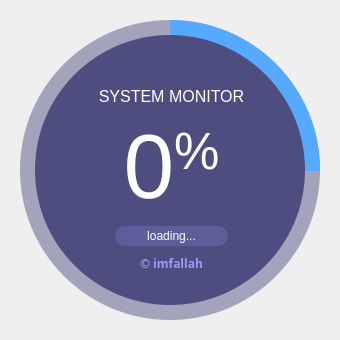
<?xml version="1.0" encoding="UTF-8"?>
<ui version="4.0">
 <class>SplashScreen</class>
 <widget class="QMainWindow" name="SplashScreen">
  <property name="geometry">
   <rect>
    <x>0</x>
    <y>0</y>
    <width>340</width>
    <height>340</height>
   </rect>
  </property>
  <property name="windowTitle">
   <string>MainWindow</string>
  </property>
  <widget class="QWidget" name="centralwidget">
   <widget class="QFrame" name="circularProgressBarBase">
    <property name="geometry">
     <rect>
      <x>10</x>
      <y>10</y>
      <width>320</width>
      <height>320</height>
     </rect>
    </property>
    <property name="frameShape">
     <enum>QFrame::NoFrame</enum>
    </property>
    <property name="frameShadow">
     <enum>QFrame::Raised</enum>
    </property>
    <widget class="QFrame" name="circularProgress">
     <property name="geometry">
      <rect>
       <x>10</x>
       <y>10</y>
       <width>300</width>
       <height>300</height>
      </rect>
     </property>
     <property name="styleSheet">
      <string notr="true">QFrame{
	border-radius: 150px;
	background-color: qconicalgradient(cx:0.5, cy:0.5, angle:90, stop:0.749 rgba(255, 0, 127, 0), stop:0.750 rgba(85, 170, 255, 255));
}</string>
     </property>
     <property name="frameShape">
      <enum>QFrame::NoFrame</enum>
     </property>
     <property name="frameShadow">
      <enum>QFrame::Raised</enum>
     </property>
    </widget>
    <widget class="QFrame" name="circularBg">
     <property name="geometry">
      <rect>
       <x>10</x>
       <y>10</y>
       <width>300</width>
       <height>300</height>
      </rect>
     </property>
     <property name="styleSheet">
      <string notr="true">QFrame{
	border-radius: 150px;
	background-color: rgba(77, 77, 127, 120);
}</string>
     </property>
     <property name="frameShape">
      <enum>QFrame::NoFrame</enum>
     </property>
     <property name="frameShadow">
      <enum>QFrame::Raised</enum>
     </property>
    </widget>
    <widget class="QFrame" name="container">
     <property name="geometry">
      <rect>
       <x>25</x>
       <y>25</y>
       <width>270</width>
       <height>270</height>
      </rect>
     </property>
     <property name="styleSheet">
      <string notr="true">QFrame{
	border-radius: 135px;
	background-color: rgb(77, 77, 127);
}</string>
     </property>
     <property name="frameShape">
      <enum>QFrame::NoFrame</enum>
     </property>
     <property name="frameShadow">
      <enum>QFrame::Raised</enum>
     </property>
     <widget class="QWidget" name="layoutWidget">
      <property name="geometry">
       <rect>
        <x>40</x>
        <y>50</y>
        <width>193</width>
        <height>191</height>
       </rect>
      </property>
      <layout class="QGridLayout" name="gridLayout">
       <item row="0" column="0">
        <widget class="QLabel" name="labelTitle">
         <property name="font">
          <font>
           <family>Helvetica Neue</family>
           <pointsize>12</pointsize>
          </font>
         </property>
         <property name="styleSheet">
          <string notr="true">background-color: none;
color: #FFFFFF</string>
         </property>
         <property name="text">
          <string>&lt;html&gt;&lt;head/&gt;&lt;body&gt;&lt;p&gt;SYSTEM MONITOR&lt;/p&gt;&lt;/body&gt;&lt;/html&gt;</string>
         </property>
         <property name="alignment">
          <set>Qt::AlignCenter</set>
         </property>
        </widget>
       </item>
       <item row="1" column="0">
        <widget class="QLabel" name="labelPercentage">
         <property name="font">
          <font>
           <family>Helvetica Neue</family>
           <pointsize>68</pointsize>
          </font>
         </property>
         <property name="styleSheet">
          <string notr="true">background-color: none;
color: #FFFFFF</string>
         </property>
         <property name="text">
          <string>&lt;p&gt;&lt;span style=&quot; font-size:68pt;&quot;&gt;0&lt;/span&gt;&lt;span style=&quot; font-size:58pt; vertical-align:super;&quot;&gt;%&lt;/span&gt;&lt;/p&gt;</string>
         </property>
         <property name="alignment">
          <set>Qt::AlignCenter</set>
         </property>
        </widget>
       </item>
       <item row="2" column="0">
        <widget class="QLabel" name="labelLoadingInfo">
         <property name="minimumSize">
          <size>
           <width>0</width>
           <height>20</height>
          </size>
         </property>
         <property name="maximumSize">
          <size>
           <width>16777215</width>
           <height>20</height>
          </size>
         </property>
         <property name="font">
          <font>
           <family>Helvetica Neue</family>
           <pointsize>9</pointsize>
          </font>
         </property>
         <property name="styleSheet">
          <string notr="true">QLabel{
	border-radius: 10px;	
	background-color: rgb(93, 93, 154);
	color: #FFFFFF;
	margin-left: 40px;
	margin-right: 40px;
}</string>
         </property>
         <property name="frameShape">
          <enum>QFrame::NoFrame</enum>
         </property>
         <property name="text">
          <string>loading...</string>
         </property>
         <property name="alignment">
          <set>Qt::AlignCenter</set>
         </property>
        </widget>
       </item>
       <item row="3" column="0">
        <widget class="QLabel" name="labelCredits">
         <property name="font">
          <font>
           <family>Segoe UI Black</family>
           <pointsize>-1</pointsize>
           <bold>true</bold>
          </font>
         </property>
         <property name="styleSheet">
          <string notr="true">background-color: none;
color: rgb(155, 155, 255);
font-size: 12px;</string>
         </property>
         <property name="text">
          <string>&lt;html&gt;&lt;head/&gt;&lt;body&gt;&lt;p&gt;© imfallah&lt;/p&gt;&lt;/body&gt;&lt;/html&gt;</string>
         </property>
         <property name="alignment">
          <set>Qt::AlignCenter</set>
         </property>
        </widget>
       </item>
      </layout>
     </widget>
    </widget>
    <zorder>circularBg</zorder>
    <zorder>circularProgress</zorder>
    <zorder>container</zorder>
   </widget>
  </widget>
 </widget>
 <resources/>
 <connections/>
</ui>
